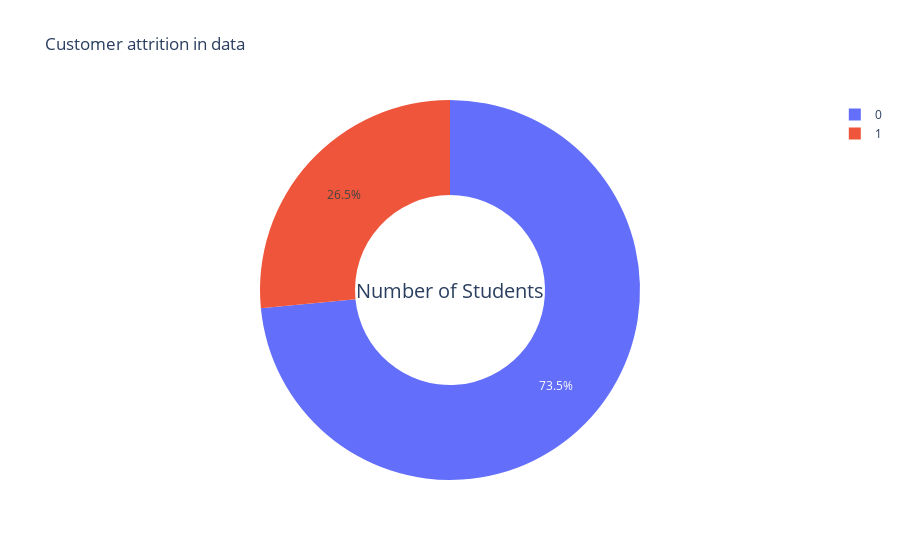

The cell this chart's notebook holds for it:
### Code cell
lab = df.Churn.value_counts().keys().tolist()
values = df.Churn.value_counts().values.tolist()


fig = {
  "data": [
    {
      "values": values,
      "labels": lab,
      #"domain": {"x": [0, .5]},
      "name": "Number Of Students Rates",
      "hoverinfo" : "label+value+text",
      "hole": .5,
      "type": "pie"
    },],
  "layout": {
        "title":"Customer attrition in data",
        "annotations": [
            { "font": { "size": 20},
              "showarrow": False,
              "text": "Number of Students",
              #  "x": 0.20,
              #  "y": 1
            },
        ]
    }
}
py.iplot(fig)

### Figure 1 — Plotly figure (JSON) as saved in the notebook; plotly's stock layout.template omitted (floating-point values rounded to 4 significant figures)
{"data": [{"hole": 0.5, "hoverinfo": "label+value+text", "labels": [0, 1], "name": "Number Of Students Rates", "type": "pie", "values": [5174, 1869]}], "layout": {"annotations": [{"font": {"size": 20}, "showarrow": false, "text": "Number of Students"}], "title": {"text": "Customer attrition in data"}}}
